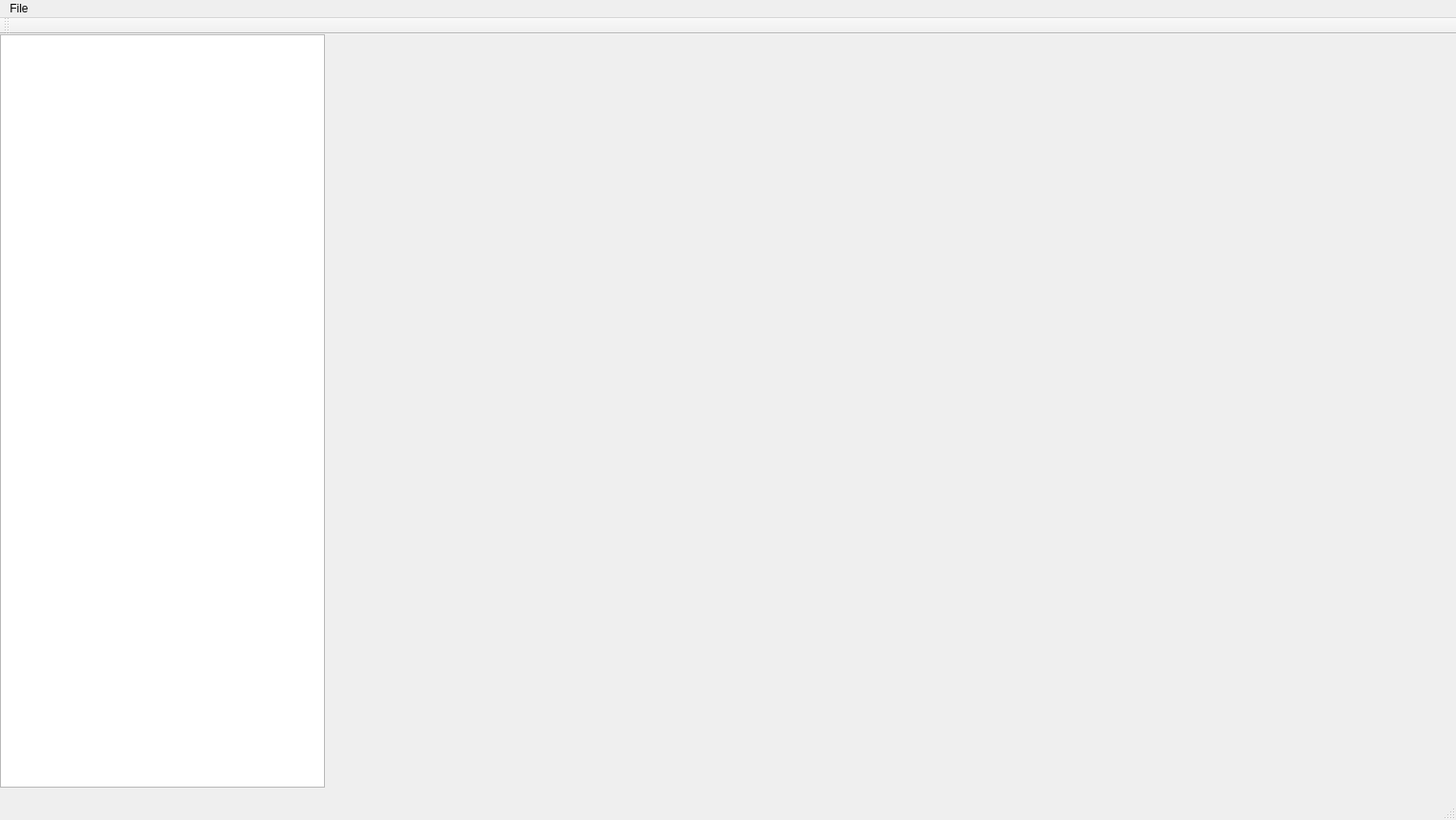
<?xml version="1.0" encoding="UTF-8"?>
<ui version="4.0">
 <class>DSExplorerClass</class>
 <widget class="QMainWindow" name="DSExplorerClass">
  <property name="geometry">
   <rect>
    <x>0</x>
    <y>0</y>
    <width>1528</width>
    <height>861</height>
   </rect>
  </property>
  <property name="windowTitle">
   <string>DSExplorer</string>
  </property>
  <widget class="QWidget" name="centralWidget">
   <widget class="QTreeWidget" name="treeFiles">
    <property name="geometry">
     <rect>
      <x>0</x>
      <y>0</y>
      <width>341</width>
      <height>791</height>
     </rect>
    </property>
    <property name="frameShape">
     <enum>QFrame::StyledPanel</enum>
    </property>
    <property name="frameShadow">
     <enum>QFrame::Plain</enum>
    </property>
    <property name="indentation">
     <number>2</number>
    </property>
    <attribute name="headerVisible">
     <bool>false</bool>
    </attribute>
    <column>
     <property name="text">
      <string notr="true">1</string>
     </property>
    </column>
   </widget>
  </widget>
  <widget class="QMenuBar" name="menuBar">
   <property name="geometry">
    <rect>
     <x>0</x>
     <y>0</y>
     <width>1528</width>
     <height>26</height>
    </rect>
   </property>
   <widget class="QMenu" name="menuFile">
    <property name="title">
     <string>File</string>
    </property>
    <addaction name="actionLoad_DS_Folder"/>
   </widget>
   <addaction name="menuFile"/>
  </widget>
  <widget class="QToolBar" name="mainToolBar">
   <attribute name="toolBarArea">
    <enum>TopToolBarArea</enum>
   </attribute>
   <attribute name="toolBarBreak">
    <bool>false</bool>
   </attribute>
  </widget>
  <widget class="QStatusBar" name="statusBar"/>
  <action name="actionLoad_DS_Folder">
   <property name="text">
    <string>Load DS Folder</string>
   </property>
  </action>
 </widget>
 <layoutdefault spacing="6" margin="11"/>
 <resources>
  <include location="DSExplorer.qrc"/>
 </resources>
 <connections>
  <connection>
   <sender>actionLoad_DS_Folder</sender>
   <signal>triggered()</signal>
   <receiver>DSExplorerClass</receiver>
   <slot>LoadDSStorage()</slot>
   <hints>
    <hint type="sourcelabel">
     <x>-1</x>
     <y>-1</y>
    </hint>
    <hint type="destinationlabel">
     <x>558</x>
     <y>430</y>
    </hint>
   </hints>
  </connection>
 </connections>
</ui>
